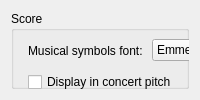
     <widget class="QWidget" name="Page1">
      <layout class="QVBoxLayout" name="verticalLayout_20">
       <property name="spacing">
        <number>0</number>
       </property>
       <item>
        <widget class="QGroupBox" name="groupBox_12">
         <property name="title">
          <string>Score</string>
         </property>
         <widget class="QCheckBox" name="concertPitch">
          <property name="geometry">
           <rect>
            <x>17</x>
            <y>60</y>
            <width>188</width>
            <height>22</height>
           </rect>
          </property>
          <property name="text">
           <string>Display in concert pitch</string>
          </property>
         </widget>
         <widget class="QGroupBox" name="multiMeasureRests">
          <property name="geometry">
           <rect>
            <x>17</x>
            <y>88</y>
            <width>376</width>
            <height>104</height>
           </rect>
          </property>
          <property name="title">
           <string>Create multimeasure rests</string>
          </property>
          <property name="flat">
           <bool>true</bool>
          </property>
          <property name="checkable">
           <bool>true</bool>
          </property>
          <property name="checked">
           <bool>false</bool>
          </property>
          <layout class="QVBoxLayout" name="verticalLayout_5">
           <item>
            <layout class="QFormLayout" name="formLayout_3">
             <item row="2" column="0">
              <widget class="QLabel" name="label_16">
               <property name="text">
                <string>Minimum width of measure:</string>
               </property>
              </widget>
             </item>
             <item row="2" column="1">
              <widget class="QDoubleSpinBox" name="minMeasureWidth">
               <property name="suffix">
                <string>sp</string>
               </property>
               <property name="minimum">
                <double>2.000000000000000</double>
               </property>
               <property name="value">
                <double>4.000000000000000</double>
               </property>
              </widget>
             </item>
             <item row="1" column="0">
              <widget class="QLabel" name="label_15">
               <property name="text">
                <string>Minimum number of empty measures:</string>
               </property>
              </widget>
             </item>
             <item row="1" column="1">
              <widget class="QSpinBox" name="minEmptyMeasures">
               <property name="minimum">
                <number>1</number>
               </property>
               <property name="value">
                <number>2</number>
               </property>
              </widget>
             </item>
            </layout>
           </item>
          </layout>
         </widget>
         <widget class="QCheckBox" name="hideEmptyStaves">
          <property name="geometry">
           <rect>
            <x>17</x>
            <y>289</y>
            <width>156</width>
            <height>22</height>
           </rect>
          </property>
          <property name="text">
           <string>Hide empty staves</string>
          </property>
         </widget>
         <widget class="QCheckBox" name="dontHideStavesInFirstSystem">
          <property name="geometry">
           <rect>
            <x>17</x>
            <y>317</y>
            <width>294</width>
            <height>22</height>
           </rect>
          </property>
          <property name="text">
           <string>Don't hide empty staves in first system</string>
          </property>
         </widget>
         <widget class="QCheckBox" name="crossMeasureValues">
          <property name="geometry">
           <rect>
            <x>17</x>
            <y>345</y>
            <width>536</width>
            <height>22</height>
           </rect>
          </property>
          <property name="text">
           <string>Display note values across measure bar (EXPERIMENTAL, early music only!)</string>
          </property>
         </widget>
         <widget class="QCheckBox" name="hideInstrumentNameIfOneInstrument">
          <property name="geometry">
           <rect>
            <x>17</x>
            <y>373</y>
            <width>373</width>
            <height>22</height>
           </rect>
          </property>
          <property name="text">
           <string>Hide instrument name if there is only 1 instrument</string>
          </property>
         </widget>
         <widget class="QWidget" name="layoutWidget">
          <property name="geometry">
           <rect>
            <x>17</x>
            <y>25</y>
            <width>421</width>
            <height>29</height>
           </rect>
          </property>
          <layout class="QHBoxLayout" name="horizontalLayout_3">
           <item>
            <widget class="QLabel" name="label_63">
             <property name="text">
              <string>Musical symbols font: </string>
             </property>
             <property name="buddy">
              <cstring>musicalSymbolFont</cstring>
             </property>
            </widget>
           </item>
           <item>
            <widget class="QComboBox" name="musicalSymbolFont">
             <property name="sizePolicy">
              <sizepolicy hsizetype="Expanding" vsizetype="Fixed">
               <horstretch>0</horstretch>
               <verstretch>0</verstretch>
              </sizepolicy>
             </property>
             <item>
              <property name="text">
               <string notr="true">Emmentaler</string>
              </property>
             </item>
             <item>
              <property name="text">
               <string notr="true">Gonville</string>
              </property>
             </item>
             <item>
              <property name="text">
               <string notr="true">Bravura</string>
              </property>
             </item>
            </widget>
           </item>
           <item>
            <spacer name="horizontalSpacer_2">
             <property name="orientation">
              <enum>Qt::Horizontal</enum>
             </property>
             <property name="sizeHint" stdset="0">
              <size>
               <width>40</width>
               <height>20</height>
              </size>
             </property>
            </spacer>
           </item>
          </layout>
         </widget>
         <widget class="QWidget" name="layoutWidget">
          <property name="geometry">
           <rect>
            <x>17</x>
            <y>401</y>
            <width>370</width>
            <height>24</height>
           </rect>
          </property>
          <layout class="QHBoxLayout" name="horizontalLayout_7">
           <item>
            <widget class="QRadioButton" name="SwingON">
             <property name="whatsThis">
              <string>Checking this will apply swing to your score</string>
             </property>
             <property name="text">
              <string>Swing ON</string>
             </property>
             <property name="checked">
              <bool>false</bool>
             </property>
             <property name="autoRepeat">
              <bool>false</bool>
             </property>
             <property name="autoExclusive">
              <bool>false</bool>
             </property>
            </widget>
           </item>
           <item>
            <widget class="QRadioButton" name="swingEighth">
             <property name="enabled">
              <bool>false</bool>
             </property>
             <property name="whatsThis">
              <string>Swing will be applied at eighth note level</string>
             </property>
             <property name="text">
              <string>Swing Eighth</string>
             </property>
             <property name="checkable">
              <bool>true</bool>
             </property>
             <property name="checked">
              <bool>true</bool>
             </property>
             <property name="autoExclusive">
              <bool>false</bool>
             </property>
            </widget>
           </item>
           <item>
            <widget class="QRadioButton" name="swingSixteenth">
             <property name="enabled">
              <bool>false</bool>
             </property>
             <property name="whatsThis">
              <string>Swing will be applied at sixteenth note level</string>
             </property>
             <property name="text">
              <string>Swing Sixteenth</string>
             </property>
             <property name="checkable">
              <bool>true</bool>
             </property>
             <property name="autoExclusive">
              <bool>true</bool>
             </property>
            </widget>
           </item>
          </layout>
         </widget>
         <widget class="QWidget" name="layoutWidget">
          <property name="geometry">
           <rect>
            <x>14</x>
            <y>430</y>
            <width>381</width>
            <height>41</height>
           </rect>
          </property>
          <layout class="QHBoxLayout" name="horizontalLayout_9">
           <item>
            <widget class="QLabel" name="SwingSelectLabel">
             <property name="text">
              <string>Select swing ratio</string>
             </property>
            </widget>
           </item>
           <item>
            <widget class="QSpinBox" name="swingRatio">
             <property name="enabled">
              <bool>false</bool>
             </property>
             <property name="whatsThis">
              <string>Set the swing ratio. 50 == No swing</string>
             </property>
             <property name="minimum">
              <number>50</number>
             </property>
            </widget>
           </item>
          </layout>
         </widget>
         <zorder>layoutWidget</zorder>
         <zorder>layoutWidget</zorder>
         <zorder>layoutWidget</zorder>
         <zorder>concertPitch</zorder>
         <zorder>multiMeasureRests</zorder>
         <zorder>hideEmptyStaves</zorder>
         <zorder>dontHideStavesInFirstSystem</zorder>
         <zorder>crossMeasureValues</zorder>
         <zorder>hideInstrumentNameIfOneInstrument</zorder>
        </widget>
       </item>
      </layout>
     </widget>
